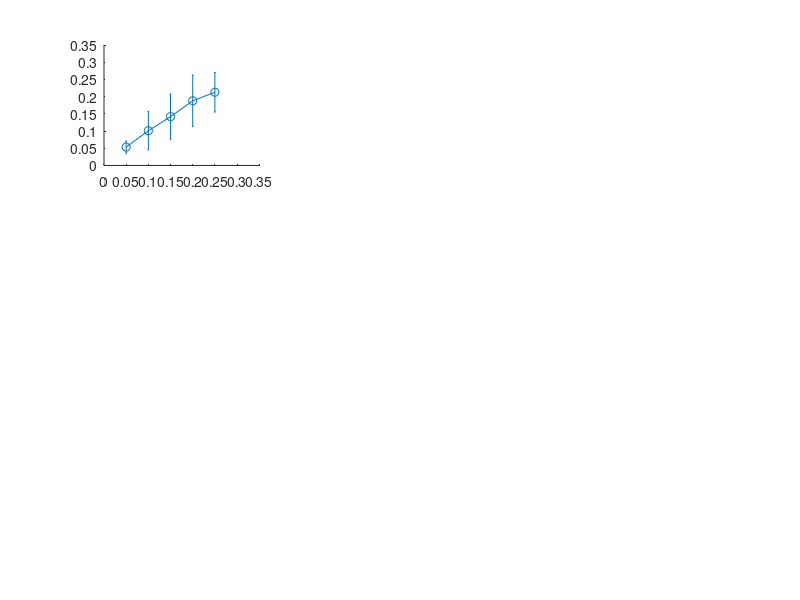

MATLAB code for this plot: (Note: this script raises an error after producing the figure.)
HM(:,:,1) = [0.0534	0.1519	0.3156
0.1009	0.2584	0.4864
0.1418	0.3607	0.6618
0.1878	0.4663	0.8065
0.2128	0.4667	0.7845];

HM(:,:,2) = [0.0664	0.1409	0.2071
0.0837	0.1539	0.2223
0.1145	0.1976	0.2696
0.1417	0.2384	0.3224
0.1807	0.2707	0.3512];

HM(:,:,3) = [0.0477	0.0943	0.1444
0.0848	0.1733	0.2646
0.1299	0.2514	0.3651
0.162	0.3035	0.426
0.2099	0.3727	0.5376];

HM_sd(:,:,1) = [0.0177	0.074	0.1791
0.0554	0.1174	0.2188
0.0658	0.1623	0.3375
0.0749	0.2318	0.4271
0.0575	0.1373	0.2857];

HM_sd(:,:,2) = [0.0177	0.0494	0.0823
0.021	0.0423	0.0729
0.0281	0.058	0.0892
0.0377	0.0705	0.1365
0.0867	0.083	0.1437];

HM_sd(:,:,3) = [0.0165	0.0449	0.0706
0.028	0.0582	0.1097
0.0524	0.0957	0.1472
0.0417	0.0909	0.165
0.1233	0.1752	0.3186];

SM(:,:,1) = [0.1196	0.2719	0.557
0.2363	0.476	0.8343
0.3221	0.6064	0.9768
0.4739	0.8059	1.0979
0.6468	0.8721	1.0451];

SM(:,:,2) = [0.1035	0.1822	0.2747
0.1457	0.2272	0.3275
0.1821	0.268	0.3819
0.211	0.2787	0.3622
0.2568	0.3382	0.423];

SM(:,:,3) = [0.0838	0.1546	0.2561
0.1536	0.2586	0.4169
0.2116	0.3362	0.5512
0.2787	0.4373	0.6968
0.3412	0.5223	0.7413];

SM_sd(:,:,1) = [0.0566	0.136	0.2554
0.1398	0.1821	0.2486
0.1591	0.1753	0.2315
0.1948	0.2202	0.2503
0.234	0.1736	0.1816];

SM_sd(:,:,2) = [0.0208	0.0395	0.0737
0.0351	0.0612	0.1164
0.0612	0.1538	0.297
0.0635	0.0788	0.1318
0.0675	0.1019	0.1581];

SM_sd(:,:,3) = [0.0301	0.0749	0.1426
0.0532	0.089	0.1165
0.0507	0.0914	0.1658
0.079	0.1292	0.3591
0.0879	0.1338	0.164];

obs = [0.05,0.1,0.15,0.2,0.25];
obs_shift = obs +0.005;
% Create a new figure window that will contain the subplots
myfig = figure('Color', 'white');


species = [1,2,5];
for i = 1:3
    for j = 1:3
        subplot(3, 3, (j-1)*3+i);
        %subplot('Position',[0.04+(i-1)/3, 1.025-j/3, 0.28, 0.28]);
        %plot(obs,HM(:,i,j),'-o','MarkerSize',10,'LineWidth',3);
        hold on;
        errorbar(obs,HM(:,i,j),HM_sd(:,i,j),'-o','MarkerSize',10,'LineWidth',2)
        errorbar(obs_shift,SM(:,i,j),SM_sd(:,i,j),'-o','MarkerSize',10,'LineWidth',2)
        %plot(obs,SM(:,i,j),'-o','MarkerSize',10,'LineWidth',3)
        if i == 1
            title(sprintf("%dD", species(j)),"FontSize",20);
        end 
        if j == 1
            title(sprintf("Future Steps %d", i),"FontSize",20);
        end 
        if (j == 1 & i == 1)
            title("Future Steps 1, 1D")
        end 

        %title(sprintf("Steps Ahead %d, %dD", i, species(j)),"FontSize",20);
        ax = gca; 
        ax.FontSize = 20; 
        xlabel("Observation Noise","FontSize",20)
        ylabel("MSE","FontSize",20)
        xlim([0.05 0.26])
    end
end
set(findall(myfig, 'Type', 'Text'),'FontWeight', 'Normal')
hold off

